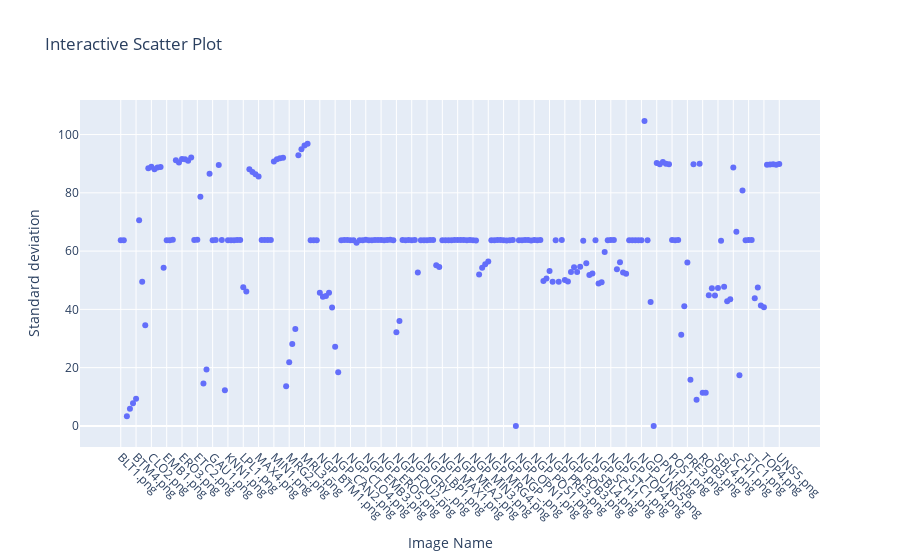

The cell this chart's notebook holds for it:
### Code cell
import cv2
import numpy as np
import glob
import os
import matplotlib.pyplot as plt

import plotly.express as px

import pandas as pd


base_path = "/home/eric/Documents/cervicalResearchIIP/img_1006t/feature/N1-1"
image_extensions = ['*.png']


image_paths = []
for ext in image_extensions:
    image_paths.extend(glob.glob(os.path.join(base_path, ext)))

images = []  # List of (filename, image) tuples
for path in image_paths:
    img = cv2.imread(path)
    if img is not None:
        filename = os.path.basename(path)
        images.append((filename, img))
    else:
        print(f"Warning: Could not read image {path}")

#scatter plotting function based on a variable
def plot_scatter(data, variable_name):
    df = pd.DataFrame(data, columns=["Name", str(variable_name)])

    # Create interactive scatter plot
    fig = px.scatter(df, x="Name", y=str(variable_name), title="Interactive Scatter Plot",
                    labels={"Name": "Image Name", str(variable_name): str(variable_name)})

    # Rotate x-axis labels if needed
    fig.update_layout(xaxis_tickangle=45)

    # Show plot
    fig.show() 
        
        
print("Standard deviations:")
### standard deviation of a picture 
# low variance or standard deviation means pixel intensities are closer 
# to the mean and high variance mean pixel intensities are from mean

# when standard deviation is 0 all values are same

data = []

for name, img in images:
    std_dev = np.std(img)
    #print(f"Image {name}: {str(std_dev)}")
    data.append([name, std_dev])
data = sorted(data, key=lambda x: x[0])
for datum in data:
    print(datum)
plot_scatter(data, "Standard deviation")

### Figure 1 — Plotly figure (JSON) as saved in the notebook; plotly's stock layout.template omitted (floating-point values rounded to 4 significant figures; data arrays with more than 128 entries replaced by an {"elided": "..."} marker saying what was removed)
{"data": [{"hovertemplate": "Image Name=%{x}<br>Standard deviation=%{y}<extra></extra>", "legendgroup": "", "marker": {"color": "#636efa", "symbol": "circle"}, "mode": "markers", "name": "", "orientation": "v", "showlegend": false, "type": "scatter", "x": {"elided": "216 str values"}, "xaxis": "x", "y": {"elided": "216 float values"}, "yaxis": "y"}], "layout": {"legend": {"tracegroupgap": 0}, "title": {"text": "Interactive Scatter Plot"}, "xaxis": {"anchor": "y", "domain": [0, 1], "tickangle": 45, "title": {"text": "Image Name"}}, "yaxis": {"anchor": "x", "domain": [0, 1], "title": {"text": "Standard deviation"}}}}
